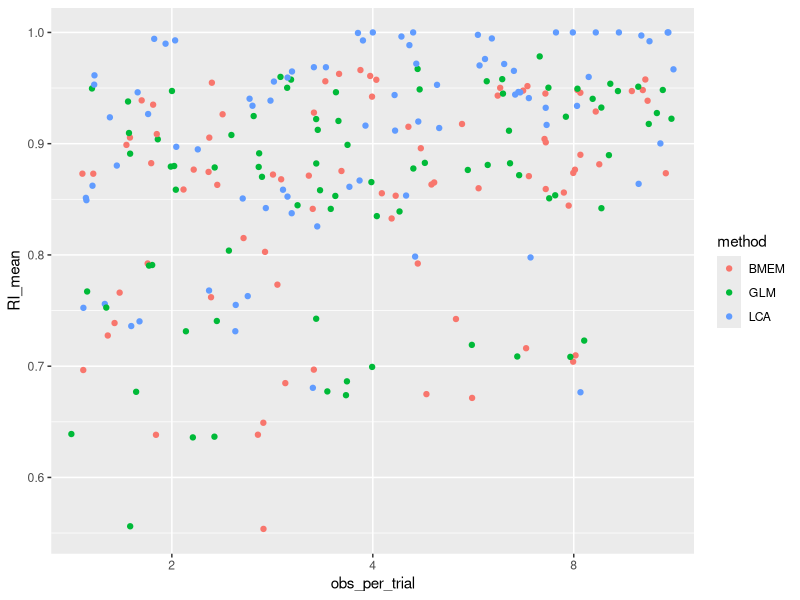
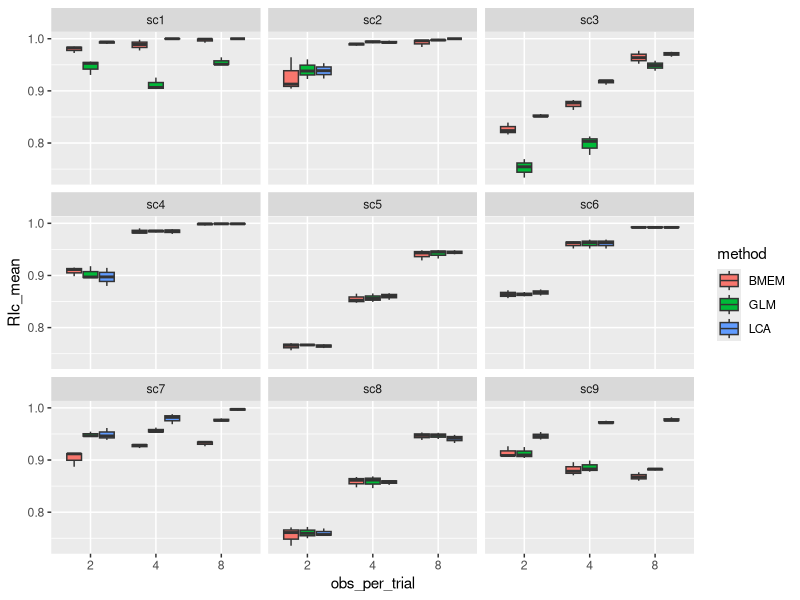
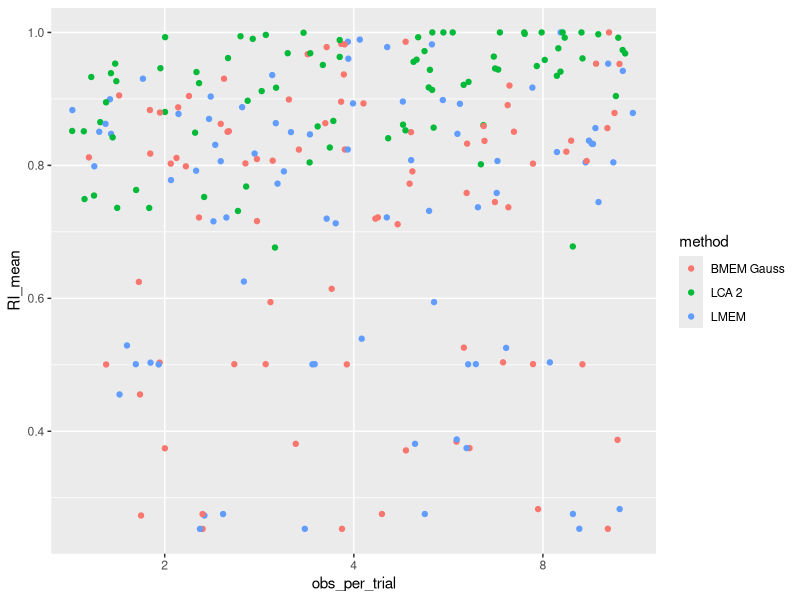
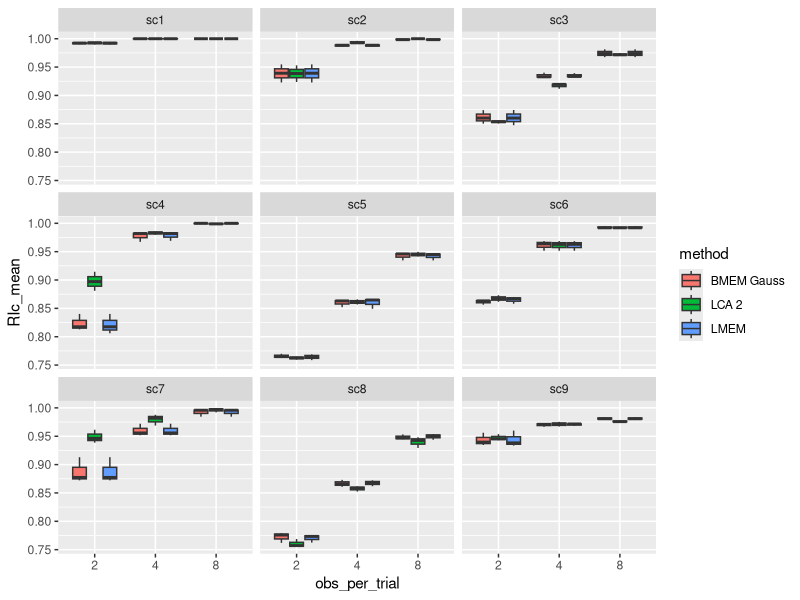
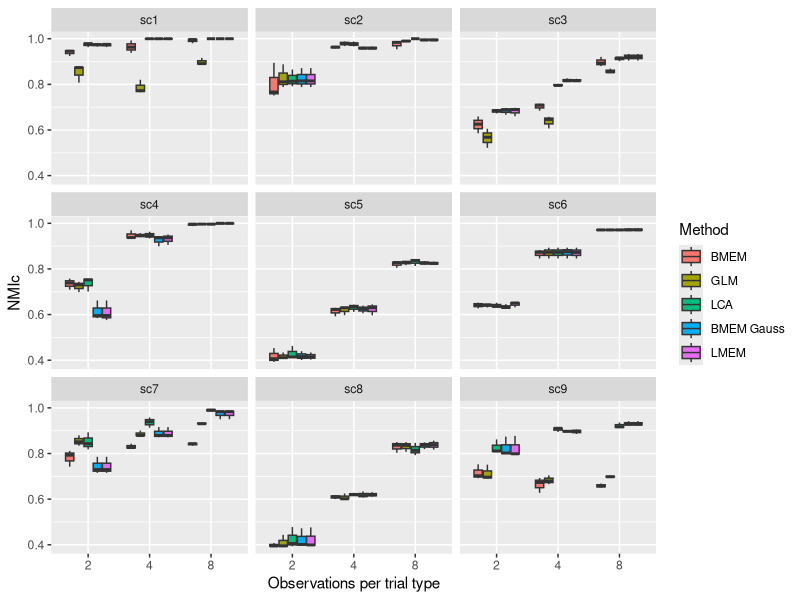
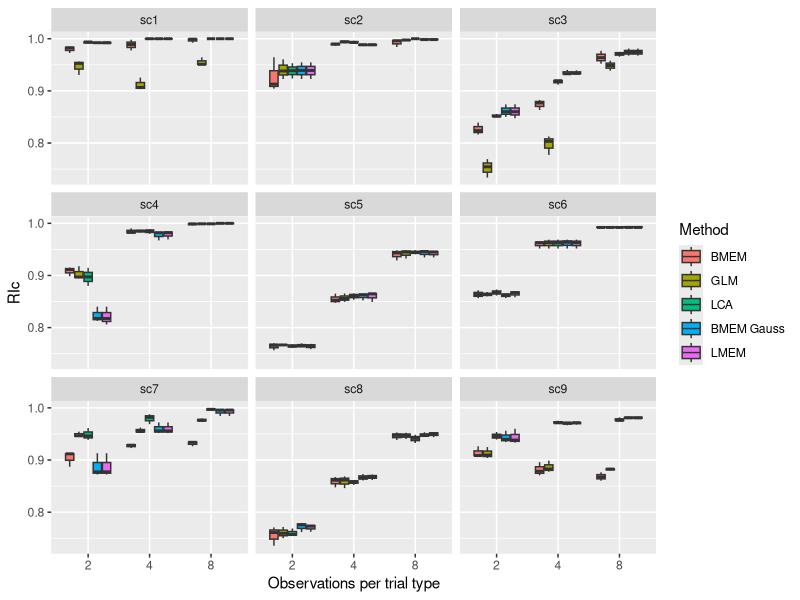
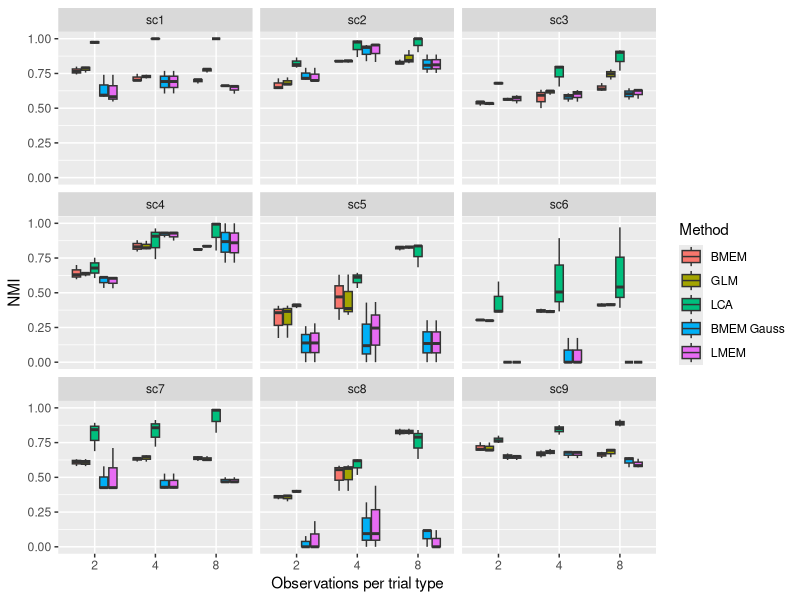
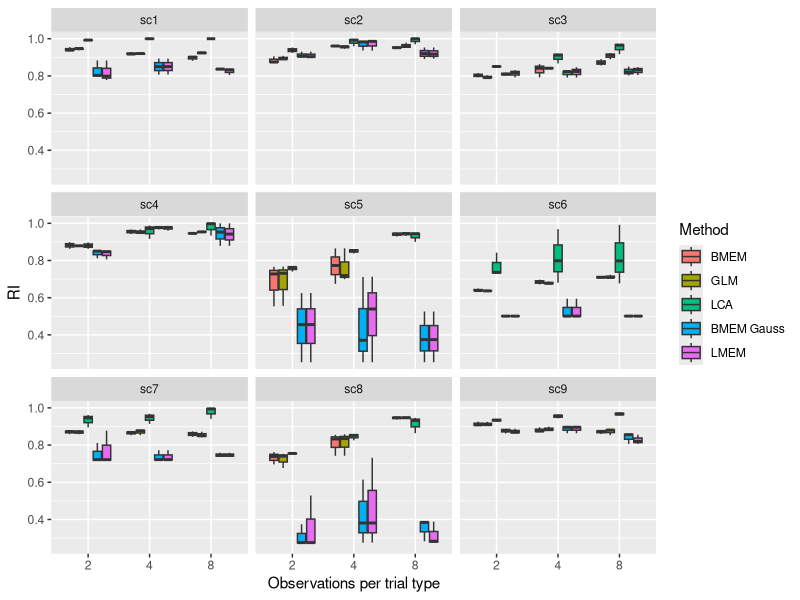

Write R code to recreate these figures, in order.
library(lme4)
library(lmerTest)
library(ggplot2)
library(dplyr)
library(rstudioapi)
library(tidyr)
library(dplyr)
library(ggplot2)

setwd(dirname(rstudioapi::getActiveDocumentContext()$path))

results <- read.csv('./analysis_data.csv')
results1 <- read.csv('./analysis_data1.csv')

grouped <- results %>%
  group_by(scenario, obs_per_trial, n_subj, method)%>%
  summarise(RI_mean = mean(RI), RI_sd = sd(RI), NMI_mean = mean(NMI), NMI_sd = sd(NMI), RIc_mean = mean(RIc), RIc_sd = sd(RIc), NMIc_mean = mean(NMIc), NMIc = sd(NMIc))
grouped$scenario <- factor(grouped$scenario)
grouped$obs_per_trial <- factor(grouped$obs_per_trial)
grouped$n_subj <- factor(grouped$n_subj)
grouped$method <- factor(grouped$method)


grouped1 <- results1 %>%
  group_by(scenario, obs_per_trial, n_subj, method)%>%
  summarise(RI_mean = mean(RI), RI_sd = sd(RI), NMI_mean = mean(NMI), NMI_sd = sd(NMI), RIc_mean = mean(RIc), RIc_sd = sd(RIc), NMIc_mean = mean(NMIc), NMIc = sd(NMIc))
grouped1['method'][grouped1['method'] == 'BMEM'] <- 'BMEM Gauss'
grouped1['method'][grouped1['method'] == 'GLM'] <- 'LMEM'
grouped1['method'][grouped1['method'] == 'LCA'] <- 'LCA 2'
grouped1$scenario <- factor(grouped1$scenario)
grouped1$obs_per_trial <- factor(grouped1$obs_per_trial)
grouped1$n_subj <- factor(grouped1$n_subj)
grouped1$method <- factor(grouped1$method)

m <- lm(RI_mean ~ n_subj, data=grouped)
summary(m)

df = rbind(grouped, grouped1)

ggplot(grouped, aes(x=obs_per_trial, y=RI_mean, color=method))+
  geom_jitter(height = 0, width = 0.5)


ggplot(grouped, aes(x = obs_per_trial, y = RIc_mean, fill = method)) +
  geom_boxplot()+
  facet_wrap(~ scenario, ncol=3)


m1 <- lm(RI_mean ~ n_subj, data=grouped1)
summary(m1)

ggplot(grouped1, aes(x=obs_per_trial, y=RI_mean, color=method))+
  geom_jitter(height = 0, width = 0.5)


ggplot(grouped1, aes(x = obs_per_trial, y = RIc_mean, fill = method)) +
  geom_boxplot()+
  facet_wrap(~ scenario, ncol=3)




## NMIc

ggplot(filter(df, method != 'LCA 2'), aes(x = obs_per_trial, y = NMIc_mean, fill = method)) +
  geom_boxplot()+
  facet_wrap(~ scenario, ncol=3)+
  ylab("NMIc")+
  xlab("Observations per trial type")+
  labs(fill='Method')


## RIc

ggplot(filter(df, method != 'LCA 2'), aes(x = obs_per_trial, y = RIc_mean, fill = method)) +
  geom_boxplot()+
  facet_wrap(~ scenario, ncol=3)+
  ylab("RIc")+
  xlab("Observations per trial type")+
  labs(fill='Method')


## NMI

ggplot(filter(df, method != 'LCA 2'), aes(x = obs_per_trial, y = NMI_mean, fill = method)) +
  geom_boxplot()+
  facet_wrap(~ scenario, ncol=3)+
  ylab("NMI")+
  xlab("Observations per trial type")+
  labs(fill='Method')

## RI

ggplot(filter(df, method != 'LCA 2'), aes(x = obs_per_trial, y = RI_mean, fill = method)) +
  geom_boxplot()+
  facet_wrap(~ scenario, ncol=3)+
  ylab("RI")+
  xlab("Observations per trial type")+
  labs(fill='Method')
